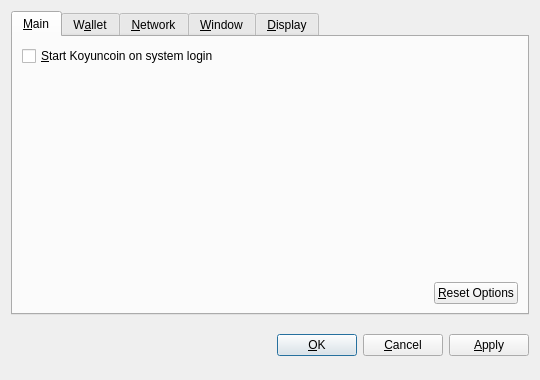
<?xml version="1.0" encoding="UTF-8"?>
<ui version="4.0">
 <class>OptionsDialog</class>
 <widget class="QDialog" name="OptionsDialog">
  <property name="geometry">
   <rect>
    <x>0</x>
    <y>0</y>
    <width>540</width>
    <height>380</height>
   </rect>
  </property>
  <property name="windowTitle">
   <string>Options</string>
  </property>
  <property name="modal">
   <bool>true</bool>
  </property>
  <layout class="QVBoxLayout" name="verticalLayout">
   <item>
    <widget class="QTabWidget" name="tabWidget">
     <property name="tabPosition">
      <enum>QTabWidget::North</enum>
     </property>
     <property name="currentIndex">
      <number>0</number>
     </property>
     <widget class="QWidget" name="tabMain">
      <attribute name="title">
       <string>&amp;Main</string>
      </attribute>
      <layout class="QVBoxLayout" name="verticalLayout_Main">
       <item>
        <widget class="QCheckBox" name="bitcoinAtStartup">
         <property name="toolTip">
          <string>Automatically start Koyuncoin after logging in to the system.</string>
         </property>
         <property name="text">
          <string>&amp;Start Koyuncoin on system login</string>
         </property>
        </widget>
       </item>
       <item>
        <spacer name="verticalSpacer_Main">
         <property name="orientation">
          <enum>Qt::Vertical</enum>
         </property>
         <property name="sizeHint" stdset="0">
          <size>
           <width>20</width>
           <height>40</height>
          </size>
         </property>
        </spacer>
       </item>
       <item>
        <layout class="QHBoxLayout" name="horizontalLayout_2_Main">
         <item>
          <spacer name="horizontalSpacer_2_Main">
           <property name="orientation">
            <enum>Qt::Horizontal</enum>
           </property>
           <property name="sizeHint" stdset="0">
            <size>
             <width>40</width>
             <height>20</height>
            </size>
           </property>
          </spacer>
         </item>
         <item>
          <widget class="QPushButton" name="resetButton">
           <property name="toolTip">
            <string>Reset all client options to default.</string>
           </property>
           <property name="text">
            <string>&amp;Reset Options</string>
           </property>
           <property name="autoDefault">
            <bool>false</bool>
           </property>
          </widget>
         </item>
        </layout>
       </item>
      </layout>
     </widget>
     <widget class="QWidget" name="tabWallet">
      <attribute name="title">
       <string>W&amp;allet</string>
      </attribute>
      <layout class="QVBoxLayout" name="verticalLayout_Network">
       <item>
        <widget class="QLabel" name="transactionFeeInfoLabel">
         <property name="text">
          <string>Optional transaction fee per kB that helps make sure your transactions are processed quickly. Most transactions are 1 kB.</string>
         </property>
         <property name="textFormat">
          <enum>Qt::PlainText</enum>
         </property>
         <property name="wordWrap">
          <bool>true</bool>
         </property>
        </widget>
       </item>
       <item>
        <layout class="QHBoxLayout" name="horizontalLayout_1_Main">
         <item>
          <widget class="QLabel" name="transactionFeeLabel">
           <property name="text">
            <string>Pay transaction &amp;fee</string>
           </property>
           <property name="textFormat">
            <enum>Qt::PlainText</enum>
           </property>
           <property name="buddy">
            <cstring>transactionFee</cstring>
           </property>
          </widget>
         </item>
         <item>
          <widget class="BitcoinAmountField" name="transactionFee"/>
         </item>
         <item>
          <spacer name="horizontalSpacer_1_Main">
           <property name="orientation">
            <enum>Qt::Horizontal</enum>
           </property>
           <property name="sizeHint" stdset="0">
            <size>
             <width>40</width>
             <height>20</height>
            </size>
           </property>
          </spacer>
         </item>
        </layout>
       </item>
       <item>
        <widget class="QLabel" name="label">
         <property name="text">
          <string>If you disable the spending of unconfirmed change, the change from a transaction cannot be used until that transaction has at least one confirmation. This also affects how your balance is computed.</string>
         </property>
         <property name="wordWrap">
          <bool>true</bool>
         </property>
        </widget>
       </item>
       <item>
        <widget class="QCheckBox" name="spendZeroConfChange">
         <property name="text">
          <string>Spend unconfirmed change  (experts only)</string>
         </property>
        </widget>
       </item>
       <item>
        <spacer name="verticalSpacer">
         <property name="orientation">
          <enum>Qt::Vertical</enum>
         </property>
         <property name="sizeHint" stdset="0">
          <size>
           <width>20</width>
           <height>40</height>
          </size>
         </property>
        </spacer>
       </item>
      </layout>
     </widget>
     <widget class="QWidget" name="tabNetwork">
      <attribute name="title">
       <string>&amp;Network</string>
      </attribute>
      <layout class="QVBoxLayout" name="verticalLayout_Network">
       <item>
        <widget class="QCheckBox" name="mapPortUpnp">
         <property name="toolTip">
          <string>Automatically open the Koyuncoin client port on the router. This only works when your router supports UPnP and it is enabled.</string>
         </property>
         <property name="text">
          <string>Map port using &amp;UPnP</string>
         </property>
        </widget>
       </item>
       <item>
        <widget class="QCheckBox" name="connectSocks">
         <property name="toolTip">
          <string>Connect to the Koyuncoin network through a SOCKS proxy (e.g. when connecting through Tor).</string>
         </property>
         <property name="text">
          <string>&amp;Connect through SOCKS proxy:</string>
         </property>
        </widget>
       </item>
       <item>
        <layout class="QHBoxLayout" name="horizontalLayout_Network">
         <item>
          <widget class="QLabel" name="proxyIpLabel">
           <property name="text">
            <string>Proxy &amp;IP:</string>
           </property>
           <property name="textFormat">
            <enum>Qt::PlainText</enum>
           </property>
           <property name="buddy">
            <cstring>proxyIp</cstring>
           </property>
          </widget>
         </item>
         <item>
          <widget class="QValidatedLineEdit" name="proxyIp">
           <property name="maximumSize">
            <size>
             <width>140</width>
             <height>16777215</height>
            </size>
           </property>
           <property name="toolTip">
            <string>IP address of the proxy (e.g. 127.0.0.1)</string>
           </property>
          </widget>
         </item>
         <item>
          <widget class="QLabel" name="proxyPortLabel">
           <property name="text">
            <string>&amp;Port:</string>
           </property>
           <property name="textFormat">
            <enum>Qt::PlainText</enum>
           </property>
           <property name="buddy">
            <cstring>proxyPort</cstring>
           </property>
          </widget>
         </item>
         <item>
          <widget class="QLineEdit" name="proxyPort">
           <property name="maximumSize">
            <size>
             <width>55</width>
             <height>16777215</height>
            </size>
           </property>
           <property name="toolTip">
            <string>Port of the proxy (e.g. 9050)</string>
           </property>
          </widget>
         </item>
         <item>
          <widget class="QLabel" name="socksVersionLabel">
           <property name="text">
            <string>SOCKS &amp;Version:</string>
           </property>
           <property name="textFormat">
            <enum>Qt::PlainText</enum>
           </property>
           <property name="buddy">
            <cstring>socksVersion</cstring>
           </property>
          </widget>
         </item>
         <item>
          <widget class="QValueComboBox" name="socksVersion">
           <property name="toolTip">
            <string>SOCKS version of the proxy (e.g. 5)</string>
           </property>
          </widget>
         </item>
         <item>
          <spacer name="horizontalSpacer_Network">
           <property name="orientation">
            <enum>Qt::Horizontal</enum>
           </property>
           <property name="sizeHint" stdset="0">
            <size>
             <width>40</width>
             <height>20</height>
            </size>
           </property>
          </spacer>
         </item>
        </layout>
       </item>
       <item>
        <spacer name="verticalSpacer_Network">
         <property name="orientation">
          <enum>Qt::Vertical</enum>
         </property>
         <property name="sizeHint" stdset="0">
          <size>
           <width>20</width>
           <height>40</height>
          </size>
         </property>
        </spacer>
       </item>
      </layout>
     </widget>
     <widget class="QWidget" name="tabWindow">
      <attribute name="title">
       <string>&amp;Window</string>
      </attribute>
      <layout class="QVBoxLayout" name="verticalLayout_Window">
       <item>
        <widget class="QCheckBox" name="minimizeToTray">
         <property name="toolTip">
          <string>Show only a tray icon after minimizing the window.</string>
         </property>
         <property name="text">
          <string>&amp;Minimize to the tray instead of the taskbar</string>
         </property>
        </widget>
       </item>
       <item>
        <widget class="QCheckBox" name="minimizeOnClose">
         <property name="toolTip">
          <string>Minimize instead of exit the application when the window is closed. When this option is enabled, the application will be closed only after selecting Quit in the menu.</string>
         </property>
         <property name="text">
          <string>M&amp;inimize on close</string>
         </property>
        </widget>
       </item>
       <item>
        <spacer name="verticalSpacer_Window">
         <property name="orientation">
          <enum>Qt::Vertical</enum>
         </property>
         <property name="sizeHint" stdset="0">
          <size>
           <width>20</width>
           <height>40</height>
          </size>
         </property>
        </spacer>
       </item>
      </layout>
     </widget>
     <widget class="QWidget" name="tabDisplay">
      <attribute name="title">
       <string>&amp;Display</string>
      </attribute>
      <layout class="QVBoxLayout" name="verticalLayout_Display">
       <item>
        <layout class="QHBoxLayout" name="horizontalLayout_1_Display">
         <item>
          <widget class="QLabel" name="langLabel">
           <property name="text">
            <string>User Interface &amp;language:</string>
           </property>
           <property name="textFormat">
            <enum>Qt::PlainText</enum>
           </property>
           <property name="buddy">
            <cstring>lang</cstring>
           </property>
          </widget>
         </item>
         <item>
          <widget class="QValueComboBox" name="lang">
           <property name="toolTip">
            <string>The user interface language can be set here. This setting will take effect after restarting Koyuncoin.</string>
           </property>
          </widget>
         </item>
        </layout>
       </item>
       <item>
        <layout class="QHBoxLayout" name="horizontalLayout_2_Display">
         <item>
          <widget class="QLabel" name="unitLabel">
           <property name="text">
            <string>&amp;Unit to show amounts in:</string>
           </property>
           <property name="textFormat">
            <enum>Qt::PlainText</enum>
           </property>
           <property name="buddy">
            <cstring>unit</cstring>
           </property>
          </widget>
         </item>
         <item>
          <widget class="QValueComboBox" name="unit">
           <property name="toolTip">
            <string>Choose the default subdivision unit to show in the interface and when sending coins.</string>
           </property>
          </widget>
         </item>
        </layout>
       </item>
       <item>
        <widget class="QCheckBox" name="displayAddresses">
         <property name="toolTip">
          <string>Whether to show Koyuncoin addresses in the transaction list or not.</string>
         </property>
         <property name="text">
          <string>&amp;Display addresses in transaction list</string>
         </property>
        </widget>
       </item>
       <item>
        <widget class="QCheckBox" name="coinControlFeatures">
         <property name="toolTip">
          <string>Whether to show coin control features or not.</string>
         </property>
         <property name="text">
          <string>Display coin &amp;control features (experts only!)</string>
         </property>
        </widget>
       </item>
       <item>
        <spacer name="verticalSpacer_Display">
         <property name="orientation">
          <enum>Qt::Vertical</enum>
         </property>
         <property name="sizeHint" stdset="0">
          <size>
           <width>20</width>
           <height>40</height>
          </size>
         </property>
        </spacer>
       </item>
      </layout>
     </widget>
    </widget>
   </item>
   <item>
    <layout class="QHBoxLayout" name="horizontalLayout_Buttons">
     <item>
      <spacer name="horizontalSpacer_1">
       <property name="orientation">
        <enum>Qt::Horizontal</enum>
       </property>
       <property name="sizeHint" stdset="0">
        <size>
         <width>40</width>
         <height>48</height>
        </size>
       </property>
      </spacer>
     </item>
     <item>
      <widget class="QLabel" name="statusLabel">
       <property name="font">
        <font>
         <weight>75</weight>
         <bold>true</bold>
        </font>
       </property>
       <property name="text">
        <string/>
       </property>
       <property name="textFormat">
        <enum>Qt::PlainText</enum>
       </property>
       <property name="wordWrap">
        <bool>true</bool>
       </property>
      </widget>
     </item>
     <item>
      <spacer name="horizontalSpacer_2">
       <property name="orientation">
        <enum>Qt::Horizontal</enum>
       </property>
       <property name="sizeHint" stdset="0">
        <size>
         <width>40</width>
         <height>48</height>
        </size>
       </property>
      </spacer>
     </item>
     <item>
      <widget class="QPushButton" name="okButton">
       <property name="text">
        <string>&amp;OK</string>
       </property>
      </widget>
     </item>
     <item>
      <widget class="QPushButton" name="cancelButton">
       <property name="text">
        <string>&amp;Cancel</string>
       </property>
       <property name="autoDefault">
        <bool>false</bool>
       </property>
      </widget>
     </item>
     <item>
      <widget class="QPushButton" name="applyButton">
       <property name="text">
        <string>&amp;Apply</string>
       </property>
       <property name="autoDefault">
        <bool>false</bool>
       </property>
      </widget>
     </item>
    </layout>
   </item>
  </layout>
 </widget>
 <customwidgets>
  <customwidget>
   <class>BitcoinAmountField</class>
   <extends>QSpinBox</extends>
   <header>bitcoinamountfield.h</header>
  </customwidget>
  <customwidget>
   <class>QValueComboBox</class>
   <extends>QComboBox</extends>
   <header>qvaluecombobox.h</header>
  </customwidget>
  <customwidget>
   <class>QValidatedLineEdit</class>
   <extends>QLineEdit</extends>
   <header>qvalidatedlineedit.h</header>
  </customwidget>
 </customwidgets>
 <resources/>
 <connections/>
</ui>
